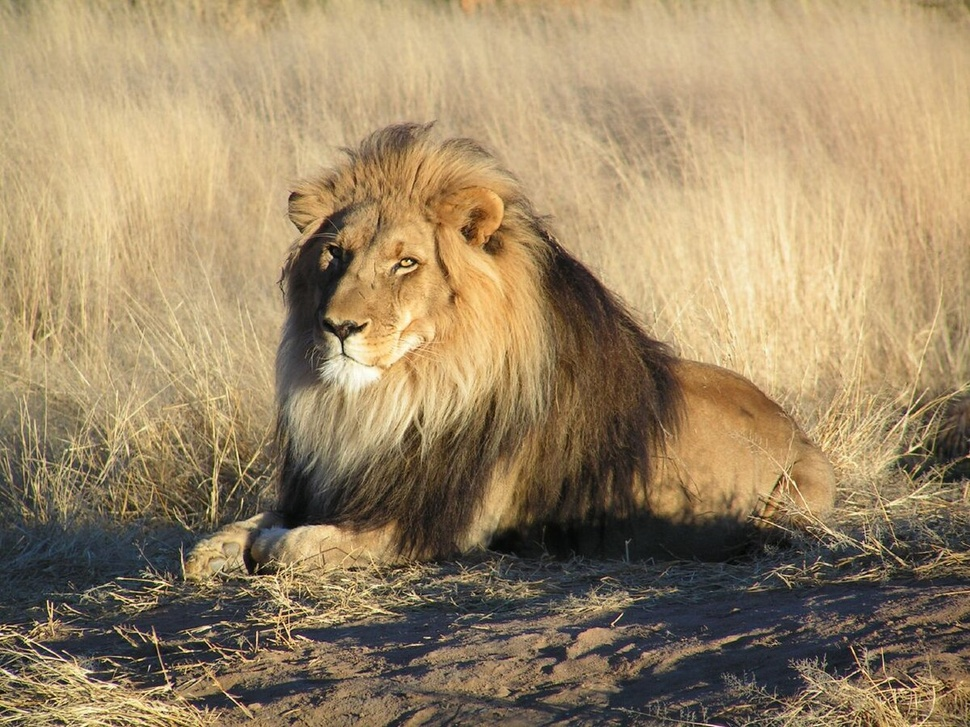
#> input picture Adaptive_Thresholding_and_Histogram_Equalization/aslan.jpg, 970 x 727 px, shrunk from 1200 x 900 before the run
$ jupyter execute Adaptive_Thresholding_Example_1.ipynb
#> lines starting #> are read from the running program, lines starting #| are printed output that depends on the picture; after the words box and inside, x2 and y2 are one past the last pixel; in counts of white or black regions, pixels touching at a corner belong together
[cell 1]
import cv2
import numpy as np
import matplotlib.pyplot as plt

[cell 2]
my_img_rgb = cv2.imread("./aslan.jpg",1)
#> my_img_rgb is the input picture: shape (727, 970, 3); mean B, G, R 102.3, 135.3, 156.2
my_img_gray = cv2.cvtColor(my_img_rgb,cv2.COLOR_BGR2GRAY)
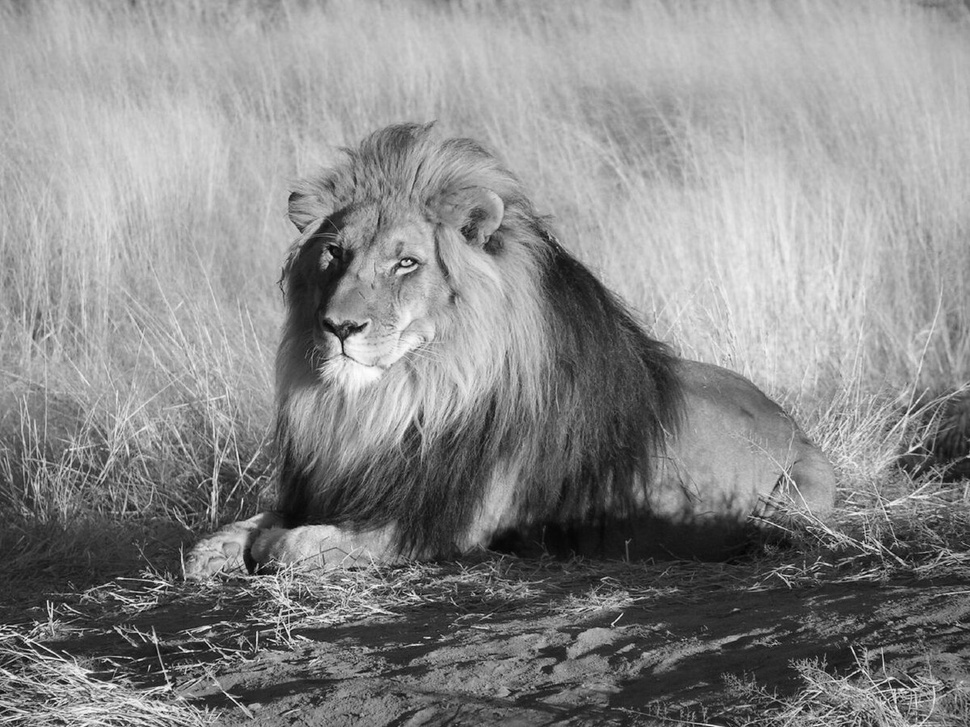
#> my_img_gray: shape (727, 970); min 2, max 253, mean 137.8

[cell 3]
my_img_gray

[cell 4]
"""
ADAPTIVE_THRESH_MEAN_C = adaptif eşikleme yöntemi türü
THRESH_BINARY = Adaptif eşikleme işleminde kullanılacak (baz alınacak)
normal eşikleme türü
255 = en büyük piksel değeri (eşiklemeden sonra verilecek en büyük piksel
değeri
11 = blok büyüklüğü (11 satır 11 sütunluk bir matris ile görüntü
parçalara ayrılacak ve her parça içerisinde lokal eşikleme yapılacak
8 = eşiklemeden soran piksel değerlerinin çıkarılacağı sayı
"""
my_adaptive_binary_img = cv2.adaptiveThreshold(my_img_gray, 255,
            cv2.ADAPTIVE_THRESH_MEAN_C, cv2.THRESH_BINARY, 11, 8)
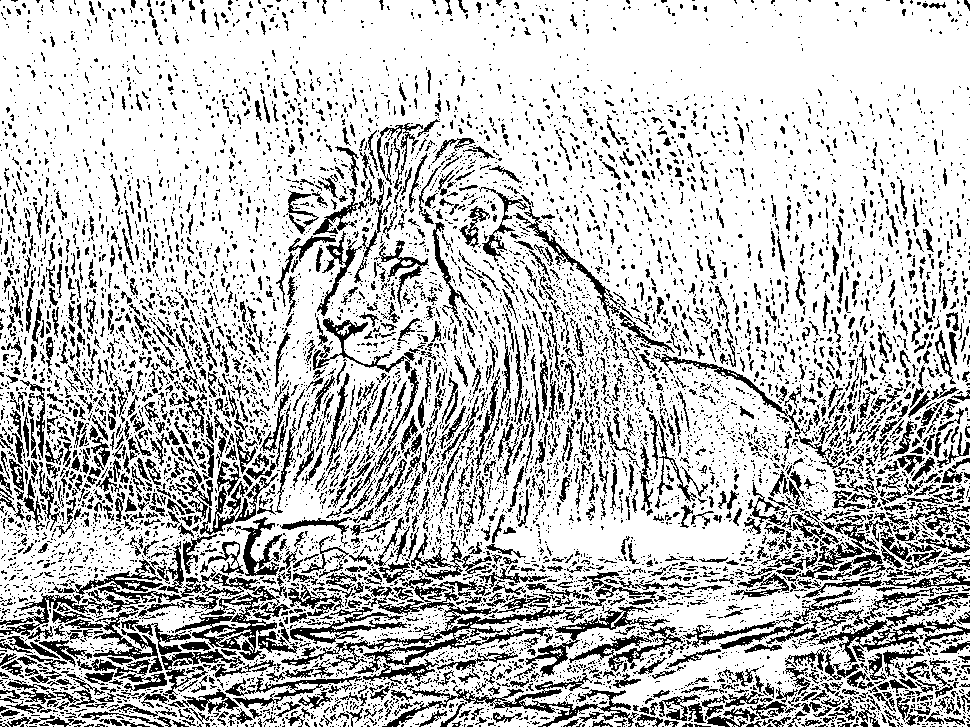
#> my_adaptive_binary_img: shape (727, 970); 75.9% white; black in thin lines or dots

[cell 5]
fig = plt.figure(figsize=(10, 7))
rows = 1
columns = 2

fig.add_subplot(rows, columns, 1)
plt.imshow(my_img_gray, cmap="gray")
plt.axis('off')
plt.title("Original Image")

fig.add_subplot(rows, columns, 2)
plt.imshow(my_adaptive_binary_img, cmap="gray")
plt.axis('off')
plt.title("ADAPTIVE BINARY THRESHOLDING Image")
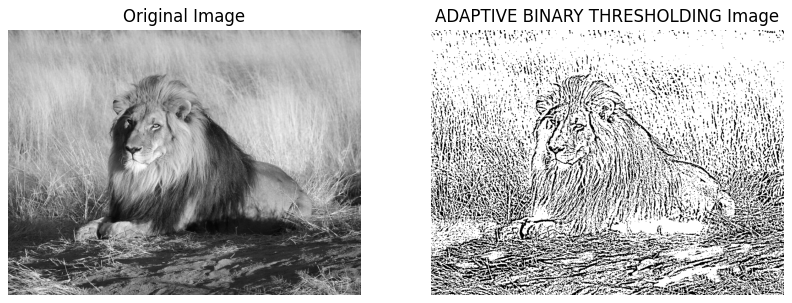
#> figure drawn by matplotlib, 2 panels

[cell 6]
my_adaptive_binary_inv_img = cv2.adaptiveThreshold(my_img_gray, 255,
            cv2.ADAPTIVE_THRESH_MEAN_C, cv2.THRESH_BINARY_INV, 11, 8)
#> my_adaptive_binary_inv_img: shape (727, 970); 24.1% white in thin lines or dots

[cell 7]
fig = plt.figure(figsize=(10, 7))
rows = 1
columns = 3

fig.add_subplot(rows, columns, 1)
plt.imshow(my_img_gray, cmap="gray")
plt.axis('off')
plt.title("Original Image")

fig.add_subplot(rows, columns, 2)
plt.imshow(my_adaptive_binary_img, cmap="gray")
plt.axis('off')
plt.title("ADAPTIVE BINARY THRESHOLDING Image")

fig.add_subplot(rows, columns, 3)
plt.imshow(my_adaptive_binary_inv_img, cmap="gray")
plt.axis('off')
plt.title("ADAPTIVE BINARY INV THRESHOLDING Image")
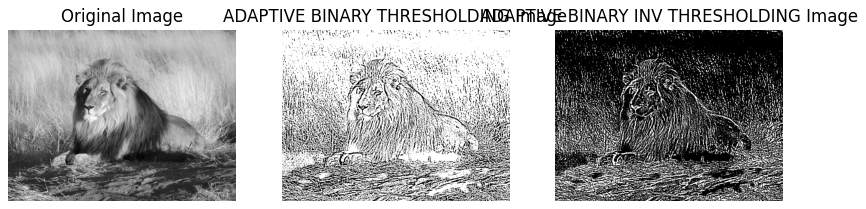
#> figure drawn by matplotlib, 3 panels

[cell 8]
my_adaptive_binary_gauss_img = cv2.adaptiveThreshold(my_img_gray, 255,
            cv2.ADAPTIVE_THRESH_GAUSSIAN_C, cv2.THRESH_BINARY, 11, 8)
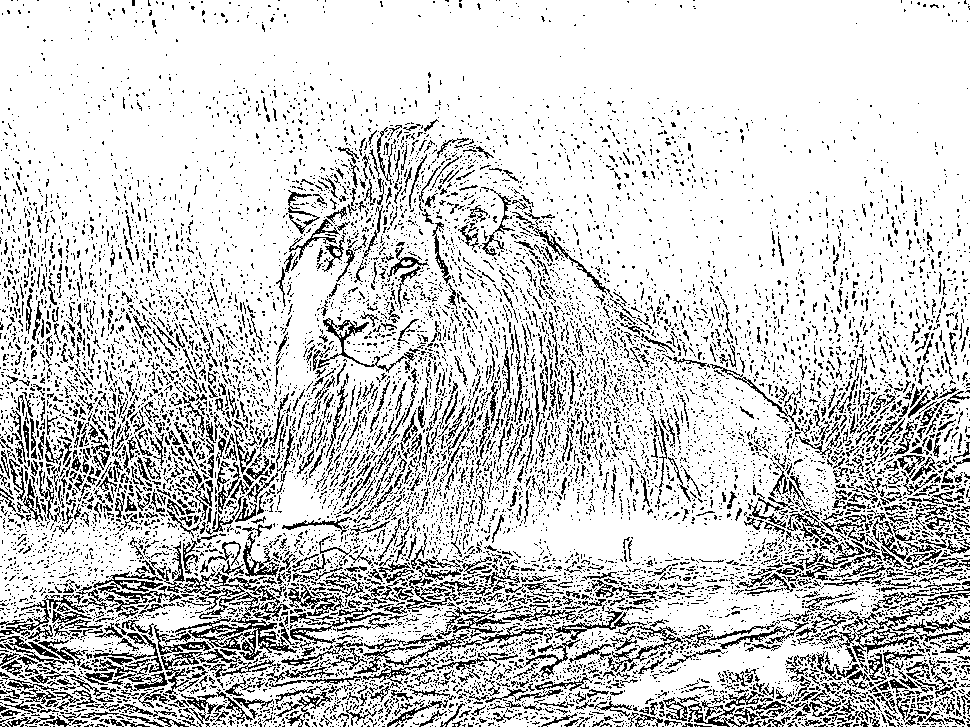
#> my_adaptive_binary_gauss_img: shape (727, 970); 81% white; black in thin lines or dots

[cell 9]
fig = plt.figure(figsize=(18, 7))
rows = 1
columns = 3

fig.add_subplot(rows, columns, 1)
plt.imshow(my_img_gray, cmap="gray")
plt.axis('off')
plt.title("Original Image")

fig.add_subplot(rows, columns, 2)
plt.imshow(my_adaptive_binary_img, cmap="gray")
plt.axis('off')
plt.title("ADAPTIVE MEAN BINARY THRESHOLDING Image")

fig.add_subplot(rows, columns, 3)
plt.imshow(my_adaptive_binary_gauss_img, cmap="gray")
plt.axis('off')
plt.title("ADAPTIVE BINARY GAUSS THRESHOLDING Image")
